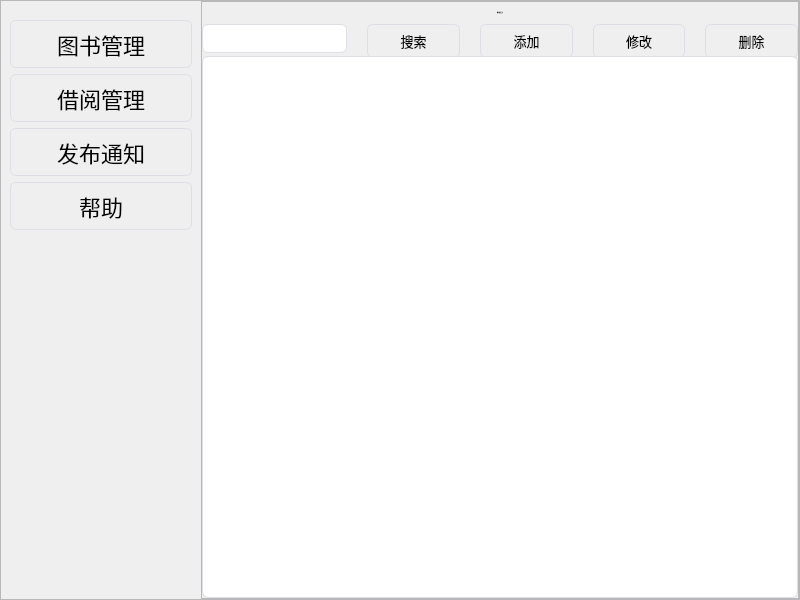
<?xml version="1.0" encoding="UTF-8"?>
<ui version="4.0">
 <class>Admin</class>
 <widget class="QWidget" name="Admin">
  <property name="geometry">
   <rect>
    <x>0</x>
    <y>0</y>
    <width>800</width>
    <height>600</height>
   </rect>
  </property>
  <property name="minimumSize">
   <size>
    <width>800</width>
    <height>600</height>
   </size>
  </property>
  <property name="windowTitle">
   <string>Form</string>
  </property>
  <layout class="QGridLayout" name="gridLayout_4">
   <property name="leftMargin">
    <number>0</number>
   </property>
   <property name="topMargin">
    <number>0</number>
   </property>
   <property name="rightMargin">
    <number>0</number>
   </property>
   <property name="bottomMargin">
    <number>0</number>
   </property>
   <item row="0" column="0">
    <widget class="QFrame" name="frame">
     <property name="styleSheet">
      <string notr="true">QFrame { background-color: #ffffff; };
QFrame QWidget { background-color: transparent; };</string>
     </property>
     <property name="frameShape">
      <enum>QFrame::StyledPanel</enum>
     </property>
     <property name="frameShadow">
      <enum>QFrame::Raised</enum>
     </property>
     <layout class="QGridLayout" name="gridLayout_2">
      <property name="leftMargin">
       <number>0</number>
      </property>
      <property name="topMargin">
       <number>0</number>
      </property>
      <property name="rightMargin">
       <number>0</number>
      </property>
      <property name="bottomMargin">
       <number>0</number>
      </property>
      <property name="horizontalSpacing">
       <number>0</number>
      </property>
      <item row="0" column="0">
       <layout class="QHBoxLayout" name="horizontalLayout">
        <property name="spacing">
         <number>0</number>
        </property>
        <item>
         <widget class="QWidget" name="tool" native="true">
          <property name="minimumSize">
           <size>
            <width>200</width>
            <height>0</height>
           </size>
          </property>
          <property name="maximumSize">
           <size>
            <width>150</width>
            <height>16777215</height>
           </size>
          </property>
          <layout class="QVBoxLayout" name="verticalLayout_2">
           <item>
            <layout class="QVBoxLayout" name="verticalLayout">
             <item>
              <spacer name="verticalSpacer_2">
               <property name="orientation">
                <enum>Qt::Vertical</enum>
               </property>
               <property name="sizeType">
                <enum>QSizePolicy::Fixed</enum>
               </property>
               <property name="sizeHint" stdset="0">
                <size>
                 <width>20</width>
                 <height>10</height>
                </size>
               </property>
              </spacer>
             </item>
             <item>
              <widget class="QToolButton" name="btn_book">
               <property name="sizePolicy">
                <sizepolicy hsizetype="Expanding" vsizetype="Fixed">
                 <horstretch>0</horstretch>
                 <verstretch>0</verstretch>
                </sizepolicy>
               </property>
               <property name="minimumSize">
                <size>
                 <width>40</width>
                 <height>40</height>
                </size>
               </property>
               <property name="layoutDirection">
                <enum>Qt::LeftToRight</enum>
               </property>
               <property name="styleSheet">
                <string notr="true">QToolButton { border-style: none;border: 1px solid #DCDFE6;border-radius: 6px;padding: 5px 10px;font-size: 22px; }
QToolButton:hover { color: #1E90FF; font-weight: bold; background-color: #fd839a; }</string>
               </property>
               <property name="text">
                <string>图书管理</string>
               </property>
               <property name="icon">
                <iconset resource="qss.qrc">
                 <normaloff>:/icon/Mybooks.png</normaloff>:/icon/Mybooks.png</iconset>
               </property>
               <property name="iconSize">
                <size>
                 <width>22</width>
                 <height>22</height>
                </size>
               </property>
               <property name="toolButtonStyle">
                <enum>Qt::ToolButtonTextBesideIcon</enum>
               </property>
              </widget>
             </item>
             <item>
              <widget class="QToolButton" name="btn_jieyue">
               <property name="sizePolicy">
                <sizepolicy hsizetype="Expanding" vsizetype="Fixed">
                 <horstretch>0</horstretch>
                 <verstretch>0</verstretch>
                </sizepolicy>
               </property>
               <property name="minimumSize">
                <size>
                 <width>40</width>
                 <height>40</height>
                </size>
               </property>
               <property name="styleSheet">
                <string notr="true">QToolButton { border-style: none;border: 1px solid #DCDFE6;border-radius: 6px;padding: 5px 10px;font-size: 22px; }
QToolButton:hover { color: #1E90FF; font-weight: bold; background-color: #fd839a; }</string>
               </property>
               <property name="text">
                <string>借阅管理</string>
               </property>
               <property name="icon">
                <iconset resource="qss.qrc">
                 <normaloff>:/icon/gl.png</normaloff>:/icon/gl.png</iconset>
               </property>
               <property name="iconSize">
                <size>
                 <width>22</width>
                 <height>22</height>
                </size>
               </property>
               <property name="toolButtonStyle">
                <enum>Qt::ToolButtonTextBesideIcon</enum>
               </property>
              </widget>
             </item>
             <item>
              <widget class="QToolButton" name="btn_tongzhi">
               <property name="sizePolicy">
                <sizepolicy hsizetype="Expanding" vsizetype="Fixed">
                 <horstretch>0</horstretch>
                 <verstretch>0</verstretch>
                </sizepolicy>
               </property>
               <property name="minimumSize">
                <size>
                 <width>40</width>
                 <height>40</height>
                </size>
               </property>
               <property name="styleSheet">
                <string notr="true">QToolButton { border-style: none;border: 1px solid #DCDFE6;border-radius: 6px;padding: 5px 10px;font-size: 22px; }
QToolButton:hover { color: #1E90FF; font-weight: bold; background-color: #fd839a; }</string>
               </property>
               <property name="text">
                <string>发布通知</string>
               </property>
               <property name="icon">
                <iconset resource="qss.qrc">
                 <normaloff>:/icon/Mytongzhi.png</normaloff>:/icon/Mytongzhi.png</iconset>
               </property>
               <property name="iconSize">
                <size>
                 <width>22</width>
                 <height>22</height>
                </size>
               </property>
               <property name="toolButtonStyle">
                <enum>Qt::ToolButtonTextBesideIcon</enum>
               </property>
              </widget>
             </item>
             <item>
              <widget class="QToolButton" name="btn_help">
               <property name="sizePolicy">
                <sizepolicy hsizetype="Expanding" vsizetype="Fixed">
                 <horstretch>0</horstretch>
                 <verstretch>0</verstretch>
                </sizepolicy>
               </property>
               <property name="minimumSize">
                <size>
                 <width>40</width>
                 <height>40</height>
                </size>
               </property>
               <property name="styleSheet">
                <string notr="true">QToolButton { border-style: none;border: 1px solid #DCDFE6;border-radius: 6px;padding: 5px 10px;font-size: 22px; }
QToolButton:hover { color: #1E90FF; font-weight: bold; background-color: #fd839a; }</string>
               </property>
               <property name="text">
                <string>帮助</string>
               </property>
               <property name="icon">
                <iconset resource="qss.qrc">
                 <normaloff>:/icon/help.png</normaloff>:/icon/help.png</iconset>
               </property>
               <property name="iconSize">
                <size>
                 <width>22</width>
                 <height>22</height>
                </size>
               </property>
               <property name="toolButtonStyle">
                <enum>Qt::ToolButtonTextBesideIcon</enum>
               </property>
              </widget>
             </item>
             <item>
              <spacer name="verticalSpacer">
               <property name="orientation">
                <enum>Qt::Vertical</enum>
               </property>
               <property name="sizeHint" stdset="0">
                <size>
                 <width>20</width>
                 <height>40</height>
                </size>
               </property>
              </spacer>
             </item>
            </layout>
           </item>
          </layout>
         </widget>
        </item>
        <item>
         <widget class="QStackedWidget" name="stackedWidget">
          <property name="minimumSize">
           <size>
            <width>0</width>
            <height>0</height>
           </size>
          </property>
          <widget class="QWidget" name="wighet_book">
           <layout class="QGridLayout" name="gridLayout_3">
            <property name="leftMargin">
             <number>0</number>
            </property>
            <property name="topMargin">
             <number>0</number>
            </property>
            <property name="rightMargin">
             <number>0</number>
            </property>
            <property name="bottomMargin">
             <number>0</number>
            </property>
            <property name="spacing">
             <number>0</number>
            </property>
            <item row="0" column="0">
             <widget class="QFrame" name="frame_2">
              <property name="styleSheet">
               <string notr="true">QPushButton { border-style: none;border: 1px solid #DCDFE6;border-radius: 6px;padding: 5px 10px;font-size: 13px; }
QPushButton:hover { color: #1E90FF; font-weight: bold; background-color: #fd839a; }
QTableView,QLineEdit{ background-color: #ffffff; border: 1px solid #DCDFE6; border-radius: 6px; padding: 5px 10px; font-size: 13px; }
QLineEdit:hover{ border: 1px solid #409EFF; }</string>
              </property>
              <property name="frameShape">
               <enum>QFrame::StyledPanel</enum>
              </property>
              <property name="frameShadow">
               <enum>QFrame::Raised</enum>
              </property>
              <layout class="QVBoxLayout" name="verticalLayout_5">
               <property name="spacing">
                <number>0</number>
               </property>
               <property name="leftMargin">
                <number>0</number>
               </property>
               <property name="topMargin">
                <number>0</number>
               </property>
               <property name="rightMargin">
                <number>0</number>
               </property>
               <property name="bottomMargin">
                <number>0</number>
               </property>
               <item>
                <layout class="QVBoxLayout" name="verticalLayout_3">
                 <property name="spacing">
                  <number>0</number>
                 </property>
                 <item>
                  <layout class="QHBoxLayout" name="horizontalLayout_3">
                   <item>
                    <spacer name="horizontalSpacer_3">
                     <property name="orientation">
                      <enum>Qt::Horizontal</enum>
                     </property>
                     <property name="sizeHint" stdset="0">
                      <size>
                       <width>40</width>
                       <height>20</height>
                      </size>
                     </property>
                    </spacer>
                   </item>
                   <item>
                    <widget class="QLabel" name="label_2">
                     <property name="font">
                      <font>
                       <family>Agency FB 13</family>
                       <pointsize>-1</pointsize>
                       <weight>50</weight>
                       <italic>false</italic>
                       <bold>false</bold>
                      </font>
                     </property>
                     <property name="styleSheet">
                      <string notr="true">font: 30px &quot;Agency FB&quot; bold;</string>
                     </property>
                     <property name="text">
                      <string>图书管理页面</string>
                     </property>
                     <property name="textFormat">
                      <enum>Qt::MarkdownText</enum>
                     </property>
                     <property name="margin">
                      <number>20</number>
                     </property>
                    </widget>
                   </item>
                   <item>
                    <spacer name="horizontalSpacer_4">
                     <property name="orientation">
                      <enum>Qt::Horizontal</enum>
                     </property>
                     <property name="sizeHint" stdset="0">
                      <size>
                       <width>40</width>
                       <height>20</height>
                      </size>
                     </property>
                    </spacer>
                   </item>
                  </layout>
                 </item>
                 <item>
                  <layout class="QHBoxLayout" name="horizontalLayout_2">
                   <property name="spacing">
                    <number>20</number>
                   </property>
                   <item>
                    <widget class="QLineEdit" name="lineEdit">
                     <property name="styleSheet">
                      <string notr="true">font: 75 10pt &quot;Agency FB&quot;;</string>
                     </property>
                    </widget>
                   </item>
                   <item>
                    <widget class="QPushButton" name="pushButton">
                     <property name="sizePolicy">
                      <sizepolicy hsizetype="Expanding" vsizetype="Expanding">
                       <horstretch>0</horstretch>
                       <verstretch>0</verstretch>
                      </sizepolicy>
                     </property>
                     <property name="minimumSize">
                      <size>
                       <width>50</width>
                       <height>34</height>
                      </size>
                     </property>
                     <property name="maximumSize">
                      <size>
                       <width>16777215</width>
                       <height>30</height>
                      </size>
                     </property>
                     <property name="font">
                      <font>
                       <family>Agency FB</family>
                       <pointsize>11</pointsize>
                       <weight>9</weight>
                       <italic>false</italic>
                       <bold>false</bold>
                      </font>
                     </property>
                     <property name="styleSheet">
                      <string notr="true">font: 75 11pt &quot;Agency FB&quot;;
</string>
                     </property>
                     <property name="text">
                      <string>搜索</string>
                     </property>
                    </widget>
                   </item>
                   <item>
                    <widget class="QPushButton" name="pushButton_2">
                     <property name="sizePolicy">
                      <sizepolicy hsizetype="Expanding" vsizetype="Expanding">
                       <horstretch>0</horstretch>
                       <verstretch>0</verstretch>
                      </sizepolicy>
                     </property>
                     <property name="minimumSize">
                      <size>
                       <width>50</width>
                       <height>34</height>
                      </size>
                     </property>
                     <property name="maximumSize">
                      <size>
                       <width>16777215</width>
                       <height>30</height>
                      </size>
                     </property>
                     <property name="styleSheet">
                      <string notr="true">font: 75 11pt &quot;Agency FB&quot;;
</string>
                     </property>
                     <property name="text">
                      <string>添加</string>
                     </property>
                    </widget>
                   </item>
                   <item>
                    <widget class="QPushButton" name="pushButton_3">
                     <property name="sizePolicy">
                      <sizepolicy hsizetype="Expanding" vsizetype="Expanding">
                       <horstretch>0</horstretch>
                       <verstretch>0</verstretch>
                      </sizepolicy>
                     </property>
                     <property name="minimumSize">
                      <size>
                       <width>50</width>
                       <height>34</height>
                      </size>
                     </property>
                     <property name="maximumSize">
                      <size>
                       <width>16777215</width>
                       <height>30</height>
                      </size>
                     </property>
                     <property name="styleSheet">
                      <string notr="true">font: 75 11pt &quot;Agency FB&quot;;
</string>
                     </property>
                     <property name="text">
                      <string>修改</string>
                     </property>
                    </widget>
                   </item>
                   <item>
                    <widget class="QPushButton" name="pushButton_4">
                     <property name="sizePolicy">
                      <sizepolicy hsizetype="Expanding" vsizetype="Expanding">
                       <horstretch>0</horstretch>
                       <verstretch>0</verstretch>
                      </sizepolicy>
                     </property>
                     <property name="minimumSize">
                      <size>
                       <width>50</width>
                       <height>34</height>
                      </size>
                     </property>
                     <property name="maximumSize">
                      <size>
                       <width>16777215</width>
                       <height>30</height>
                      </size>
                     </property>
                     <property name="styleSheet">
                      <string notr="true">font: 75 11pt &quot;Agency FB&quot;;
</string>
                     </property>
                     <property name="text">
                      <string>删除</string>
                     </property>
                    </widget>
                   </item>
                  </layout>
                 </item>
                 <item>
                  <widget class="QTableView" name="tableView">
                   <property name="minimumSize">
                    <size>
                     <width>0</width>
                     <height>490</height>
                    </size>
                   </property>
                   <property name="styleSheet">
                    <string notr="true">font: 11pt &quot;宋体&quot;;</string>
                   </property>
                   <property name="autoScrollMargin">
                    <number>16</number>
                   </property>
                   <property name="editTriggers">
                    <set>QAbstractItemView::SelectedClicked</set>
                   </property>
                   <property name="iconSize">
                    <size>
                     <width>16</width>
                     <height>16</height>
                    </size>
                   </property>
                   <property name="textElideMode">
                    <enum>Qt::ElideMiddle</enum>
                   </property>
                   <attribute name="verticalHeaderVisible">
                    <bool>false</bool>
                   </attribute>
                   <attribute name="verticalHeaderHighlightSections">
                    <bool>false</bool>
                   </attribute>
                  </widget>
                 </item>
                </layout>
               </item>
              </layout>
             </widget>
            </item>
           </layout>
          </widget>
          <widget class="QWidget" name="widget_jieyue">
           <layout class="QVBoxLayout" name="verticalLayout_8">
            <property name="leftMargin">
             <number>0</number>
            </property>
            <property name="topMargin">
             <number>0</number>
            </property>
            <property name="rightMargin">
             <number>0</number>
            </property>
            <property name="bottomMargin">
             <number>0</number>
            </property>
            <item>
             <widget class="QFrame" name="frame_3">
              <property name="styleSheet">
               <string notr="true">QPushButton { border-style: none;border: 1px solid #DCDFE6;border-radius: 6px;padding: 5px 10px;font-size: 13px; }
QPushButton:hover { color: #1E90FF; font-weight: bold; background-color: #fd839a; }
QTableView,QLineEdit{ background-color: #ffffff; border: 1px solid #DCDFE6; border-radius: 6px; padding: 5px 10px; font-size: 13px; }
QLineEdit:hover{ border: 1px solid #409EFF; }</string>
              </property>
              <property name="frameShape">
               <enum>QFrame::StyledPanel</enum>
              </property>
              <property name="frameShadow">
               <enum>QFrame::Raised</enum>
              </property>
              <layout class="QVBoxLayout" name="verticalLayout_6">
               <property name="spacing">
                <number>0</number>
               </property>
               <property name="leftMargin">
                <number>0</number>
               </property>
               <property name="topMargin">
                <number>0</number>
               </property>
               <property name="rightMargin">
                <number>0</number>
               </property>
               <property name="bottomMargin">
                <number>0</number>
               </property>
               <item>
                <layout class="QVBoxLayout" name="verticalLayout_7">
                 <property name="spacing">
                  <number>10</number>
                 </property>
                 <item>
                  <layout class="QHBoxLayout" name="horizontalLayout_4">
                   <item>
                    <spacer name="horizontalSpacer_5">
                     <property name="orientation">
                      <enum>Qt::Horizontal</enum>
                     </property>
                     <property name="sizeHint" stdset="0">
                      <size>
                       <width>40</width>
                       <height>20</height>
                      </size>
                     </property>
                    </spacer>
                   </item>
                   <item>
                    <widget class="QLabel" name="label_3">
                     <property name="styleSheet">
                      <string notr="true">font: 30px &quot;Agency FB&quot; bold;</string>
                     </property>
                     <property name="text">
                      <string>借阅管理页面</string>
                     </property>
                     <property name="margin">
                      <number>20</number>
                     </property>
                    </widget>
                   </item>
                   <item>
                    <spacer name="horizontalSpacer_6">
                     <property name="orientation">
                      <enum>Qt::Horizontal</enum>
                     </property>
                     <property name="sizeHint" stdset="0">
                      <size>
                       <width>40</width>
                       <height>20</height>
                      </size>
                     </property>
                    </spacer>
                   </item>
                  </layout>
                 </item>
                 <item>
                  <layout class="QHBoxLayout" name="horizontalLayout_5">
                   <property name="spacing">
                    <number>20</number>
                   </property>
                   <item>
                    <spacer name="horizontalSpacer">
                     <property name="orientation">
                      <enum>Qt::Horizontal</enum>
                     </property>
                     <property name="sizeHint" stdset="0">
                      <size>
                       <width>60</width>
                       <height>20</height>
                      </size>
                     </property>
                    </spacer>
                   </item>
                   <item>
                    <spacer name="horizontalSpacer_2">
                     <property name="orientation">
                      <enum>Qt::Horizontal</enum>
                     </property>
                     <property name="sizeHint" stdset="0">
                      <size>
                       <width>40</width>
                       <height>20</height>
                      </size>
                     </property>
                    </spacer>
                   </item>
                   <item>
                    <spacer name="horizontalSpacer_7">
                     <property name="orientation">
                      <enum>Qt::Horizontal</enum>
                     </property>
                     <property name="sizeHint" stdset="0">
                      <size>
                       <width>40</width>
                       <height>20</height>
                      </size>
                     </property>
                    </spacer>
                   </item>
                   <item>
                    <widget class="QPushButton" name="pushButton_8">
                     <property name="sizePolicy">
                      <sizepolicy hsizetype="Expanding" vsizetype="Expanding">
                       <horstretch>0</horstretch>
                       <verstretch>0</verstretch>
                      </sizepolicy>
                     </property>
                     <property name="minimumSize">
                      <size>
                       <width>50</width>
                       <height>34</height>
                      </size>
                     </property>
                     <property name="maximumSize">
                      <size>
                       <width>16777215</width>
                       <height>30</height>
                      </size>
                     </property>
                     <property name="styleSheet">
                      <string notr="true">font: 75 11pt &quot;Agency FB&quot;;
</string>
                     </property>
                     <property name="text">
                      <string>导出借阅信息</string>
                     </property>
                    </widget>
                   </item>
                  </layout>
                 </item>
                 <item>
                  <widget class="QTableView" name="tableView_2">
                   <property name="minimumSize">
                    <size>
                     <width>0</width>
                     <height>490</height>
                    </size>
                   </property>
                   <property name="styleSheet">
                    <string notr="true">font: 11pt &quot;宋体&quot;;
</string>
                   </property>
                   <property name="autoScrollMargin">
                    <number>16</number>
                   </property>
                   <property name="editTriggers">
                    <set>QAbstractItemView::NoEditTriggers</set>
                   </property>
                   <property name="textElideMode">
                    <enum>Qt::ElideMiddle</enum>
                   </property>
                   <attribute name="horizontalHeaderHighlightSections">
                    <bool>false</bool>
                   </attribute>
                   <attribute name="verticalHeaderVisible">
                    <bool>false</bool>
                   </attribute>
                   <attribute name="verticalHeaderHighlightSections">
                    <bool>false</bool>
                   </attribute>
                  </widget>
                 </item>
                </layout>
               </item>
              </layout>
             </widget>
            </item>
           </layout>
          </widget>
          <widget class="QWidget" name="widget_tongzhi">
           <layout class="QVBoxLayout" name="verticalLayout_4">
            <item>
             <widget class="QFrame" name="frame_4">
              <property name="styleSheet">
               <string notr="true">QPushButton { border-style: none;border: 1px solid #DCDFE6;border-radius: 6px;padding: 5px 10px;font-size: 13px; }
QPushButton:hover { color: 	#1E90FF; font-weight: bold; background-color: #fd839a; }
QLineEdit,QTextEdit{ background-color: #ffffff; border: 1px solid #DCDFE6; border-radius: 6px; padding: 5px 10px; font-size: 13px; }
QTextEdit,QLineEdit:hover{ border: 1px solid #409EFF; }</string>
              </property>
              <property name="frameShape">
               <enum>QFrame::StyledPanel</enum>
              </property>
              <property name="frameShadow">
               <enum>QFrame::Raised</enum>
              </property>
              <layout class="QGridLayout" name="gridLayout">
               <item row="0" column="0">
                <layout class="QVBoxLayout" name="verticalLayout_10">
                 <item>
                  <layout class="QHBoxLayout" name="horizontalLayout_6">
                   <item>
                    <spacer name="horizontalSpacer_8">
                     <property name="orientation">
                      <enum>Qt::Horizontal</enum>
                     </property>
                     <property name="sizeHint" stdset="0">
                      <size>
                       <width>40</width>
                       <height>20</height>
                      </size>
                     </property>
                    </spacer>
                   </item>
                   <item>
                    <widget class="QLabel" name="label_4">
                     <property name="styleSheet">
                      <string notr="true">font: 30px &quot;Agency FB&quot; bold;</string>
                     </property>
                     <property name="text">
                      <string>通知管理页面</string>
                     </property>
                     <property name="margin">
                      <number>20</number>
                     </property>
                    </widget>
                   </item>
                   <item>
                    <spacer name="horizontalSpacer_9">
                     <property name="orientation">
                      <enum>Qt::Horizontal</enum>
                     </property>
                     <property name="sizeHint" stdset="0">
                      <size>
                       <width>40</width>
                       <height>20</height>
                      </size>
                     </property>
                    </spacer>
                   </item>
                  </layout>
                 </item>
                 <item>
                  <layout class="QHBoxLayout" name="horizontalLayout_11">
                   <item>
                    <spacer name="horizontalSpacer_14">
                     <property name="orientation">
                      <enum>Qt::Horizontal</enum>
                     </property>
                     <property name="sizeHint" stdset="0">
                      <size>
                       <width>40</width>
                       <height>20</height>
                      </size>
                     </property>
                    </spacer>
                   </item>
                   <item>
                    <layout class="QHBoxLayout" name="horizontalLayout_9">
                     <item>
                      <widget class="QLabel" name="label">
                       <property name="styleSheet">
                        <string notr="true">font: 13pt &quot;Agency FB&quot;;</string>
                       </property>
                       <property name="text">
                        <string>标题:</string>
                       </property>
                      </widget>
                     </item>
                     <item>
                      <widget class="QLineEdit" name="lineEdit_2">
                       <property name="minimumSize">
                        <size>
                         <width>450</width>
                         <height>0</height>
                        </size>
                       </property>
                      </widget>
                     </item>
                    </layout>
                   </item>
                   <item>
                    <spacer name="horizontalSpacer_15">
                     <property name="orientation">
                      <enum>Qt::Horizontal</enum>
                     </property>
                     <property name="sizeHint" stdset="0">
                      <size>
                       <width>40</width>
                       <height>20</height>
                      </size>
                     </property>
                    </spacer>
                   </item>
                  </layout>
                 </item>
                 <item>
                  <layout class="QHBoxLayout" name="horizontalLayout_18">
                   <item>
                    <spacer name="horizontalSpacer_26">
                     <property name="orientation">
                      <enum>Qt::Horizontal</enum>
                     </property>
                     <property name="sizeHint" stdset="0">
                      <size>
                       <width>40</width>
                       <height>20</height>
                      </size>
                     </property>
                    </spacer>
                   </item>
                   <item>
                    <widget class="QLabel" name="label_6">
                     <property name="styleSheet">
                      <string notr="true">font: 13pt &quot;Agency FB&quot;;</string>
                     </property>
                     <property name="text">
                      <string>时间:</string>
                     </property>
                    </widget>
                   </item>
                   <item>
                    <widget class="QDateEdit" name="dateEdit">
                     <property name="minimumSize">
                      <size>
                       <width>450</width>
                       <height>0</height>
                      </size>
                     </property>
                     <property name="styleSheet">
                      <string notr="true">QTimeEdit::up-button, QDateEdit::up-button, QDateTimeEdit::up-button, QSpinBox::up-button, QDoubleSpinBox::up-button { width:10px; height:10px; image:url(:/icons/up.png); padding: 3px 8px 0px 0px; }
QTimeEdit::down-button, QDateEdit::down-button, QDateTimeEdit::down-button, QSpinBox::down-button, QDoubleSpinBox::down-button { width:10px; height:10px; image:url(:/icons/down.png); padding: 0px 8px 3px 0px; }
QTimeEdit::up-button:pressed, QDateEdit::up-button:pressed, QDateTimeEdit::up-button:pressed, QSpinBox::up-button:pressed, QDoubleSpinBox::up-button:pressed { top: -2px; }
QTimeEdit::down-button:pressed, QDateEdit::down-button:pressed, QDateTimeEdit::down-button:pressed, QSpinBox::down-button:pressed, QDoubleSpinBox::down-button:pressed { bottom: -2px; }</string>
                     </property>
                    </widget>
                   </item>
                   <item>
                    <spacer name="horizontalSpacer_28">
                     <property name="orientation">
                      <enum>Qt::Horizontal</enum>
                     </property>
                     <property name="sizeHint" stdset="0">
                      <size>
                       <width>40</width>
                       <height>20</height>
                      </size>
                     </property>
                    </spacer>
                   </item>
                  </layout>
                 </item>
                 <item>
                  <layout class="QHBoxLayout" name="horizontalLayout_10">
                   <item>
                    <spacer name="horizontalSpacer_12">
                     <property name="orientation">
                      <enum>Qt::Horizontal</enum>
                     </property>
                     <property name="sizeHint" stdset="0">
                      <size>
                       <width>10</width>
                       <height>20</height>
                      </size>
                     </property>
                    </spacer>
                   </item>
                   <item>
                    <layout class="QHBoxLayout" name="horizontalLayout_8">
                     <item>
                      <layout class="QVBoxLayout" name="verticalLayout_9">
                       <item>
                        <widget class="QLabel" name="label_5">
                         <property name="styleSheet">
                          <string notr="true">font: 13pt &quot;Agency FB&quot;;</string>
                         </property>
                         <property name="text">
                          <string>内容:</string>
                         </property>
                        </widget>
                       </item>
                       <item>
                        <spacer name="verticalSpacer_3">
                         <property name="orientation">
                          <enum>Qt::Vertical</enum>
                         </property>
                         <property name="sizeHint" stdset="0">
                          <size>
                           <width>20</width>
                           <height>40</height>
                          </size>
                         </property>
                        </spacer>
                       </item>
                      </layout>
                     </item>
                     <item>
                      <widget class="QTextEdit" name="textEdit">
                       <property name="minimumSize">
                        <size>
                         <width>450</width>
                         <height>0</height>
                        </size>
                       </property>
                       <property name="styleSheet">
                        <string notr="true">border-color: rgb(220, 223, 230);
font: 14pt &quot;宋体&quot;;</string>
                       </property>
                      </widget>
                     </item>
                    </layout>
                   </item>
                   <item>
                    <spacer name="horizontalSpacer_13">
                     <property name="orientation">
                      <enum>Qt::Horizontal</enum>
                     </property>
                     <property name="sizeHint" stdset="0">
                      <size>
                       <width>40</width>
                       <height>20</height>
                      </size>
                     </property>
                    </spacer>
                   </item>
                  </layout>
                 </item>
                 <item>
                  <layout class="QHBoxLayout" name="horizontalLayout_7">
                   <item>
                    <spacer name="horizontalSpacer_10">
                     <property name="orientation">
                      <enum>Qt::Horizontal</enum>
                     </property>
                     <property name="sizeHint" stdset="0">
                      <size>
                       <width>100</width>
                       <height>20</height>
                      </size>
                     </property>
                    </spacer>
                   </item>
                   <item>
                    <spacer name="horizontalSpacer_16">
                     <property name="orientation">
                      <enum>Qt::Horizontal</enum>
                     </property>
                     <property name="sizeType">
                      <enum>QSizePolicy::Fixed</enum>
                     </property>
                     <property name="sizeHint" stdset="0">
                      <size>
                       <width>20</width>
                       <height>20</height>
                      </size>
                     </property>
                    </spacer>
                   </item>
                   <item>
                    <widget class="QPushButton" name="pushButton_5">
                     <property name="minimumSize">
                      <size>
                       <width>80</width>
                       <height>40</height>
                      </size>
                     </property>
                     <property name="styleSheet">
                      <string notr="true">font: 75 11pt &quot;Agency FB&quot;;</string>
                     </property>
                     <property name="text">
                      <string>发布通知</string>
                     </property>
                    </widget>
                   </item>
                   <item>
                    <spacer name="horizontalSpacer_11">
                     <property name="orientation">
                      <enum>Qt::Horizontal</enum>
                     </property>
                     <property name="sizeHint" stdset="0">
                      <size>
                       <width>40</width>
                       <height>20</height>
                      </size>
                     </property>
                    </spacer>
                   </item>
                  </layout>
                 </item>
                </layout>
               </item>
              </layout>
             </widget>
            </item>
           </layout>
          </widget>
          <widget class="QWidget" name="widget_help">
           <layout class="QGridLayout" name="gridLayout_6">
            <item row="0" column="0">
             <widget class="QFrame" name="frame_5">
              <property name="styleSheet">
               <string notr="true">QPushButton { border-style: none;border: 1px solid #DCDFE6;border-radius: 6px;padding: 5px 10px;font-size: 13px; }
QPushButton:hover { color: #ffffff; font-weight: bold; background-color: #fd839a; }
QLineEdit,QTextEdit{ background-color: #ffffff; border: 1px solid #DCDFE6; border-radius: 6px; padding: 5px 10px; font-size: 13px; }
QTextEdit,QLineEdit:hover{ border: 1px solid #409EFF; }</string>
              </property>
              <property name="frameShape">
               <enum>QFrame::StyledPanel</enum>
              </property>
              <property name="frameShadow">
               <enum>QFrame::Raised</enum>
              </property>
              <layout class="QGridLayout" name="gridLayout_5">
               <property name="leftMargin">
                <number>0</number>
               </property>
               <property name="topMargin">
                <number>0</number>
               </property>
               <property name="rightMargin">
                <number>0</number>
               </property>
               <property name="bottomMargin">
                <number>0</number>
               </property>
               <property name="horizontalSpacing">
                <number>0</number>
               </property>
               <item row="0" column="0">
                <widget class="QTextEdit" name="textEdit_2">
                 <property name="styleSheet">
                  <string notr="true">border-color: rgb(220, 223, 230);
font: 14pt &quot;宋体&quot;;</string>
                 </property>
                 <property name="readOnly">
                  <bool>true</bool>
                 </property>
                </widget>
               </item>
              </layout>
             </widget>
            </item>
           </layout>
          </widget>
         </widget>
        </item>
       </layout>
      </item>
     </layout>
    </widget>
   </item>
  </layout>
 </widget>
 <resources>
  <include location="qss.qrc"/>
 </resources>
 <connections/>
</ui>
